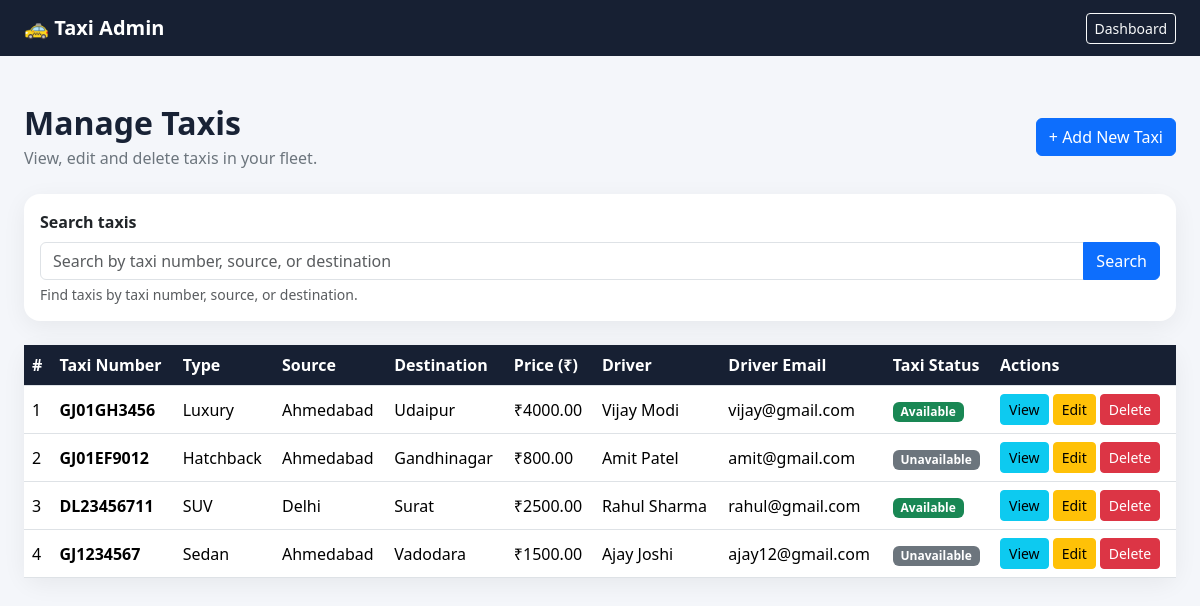
The app's page /taxis/ (signed in), older data.
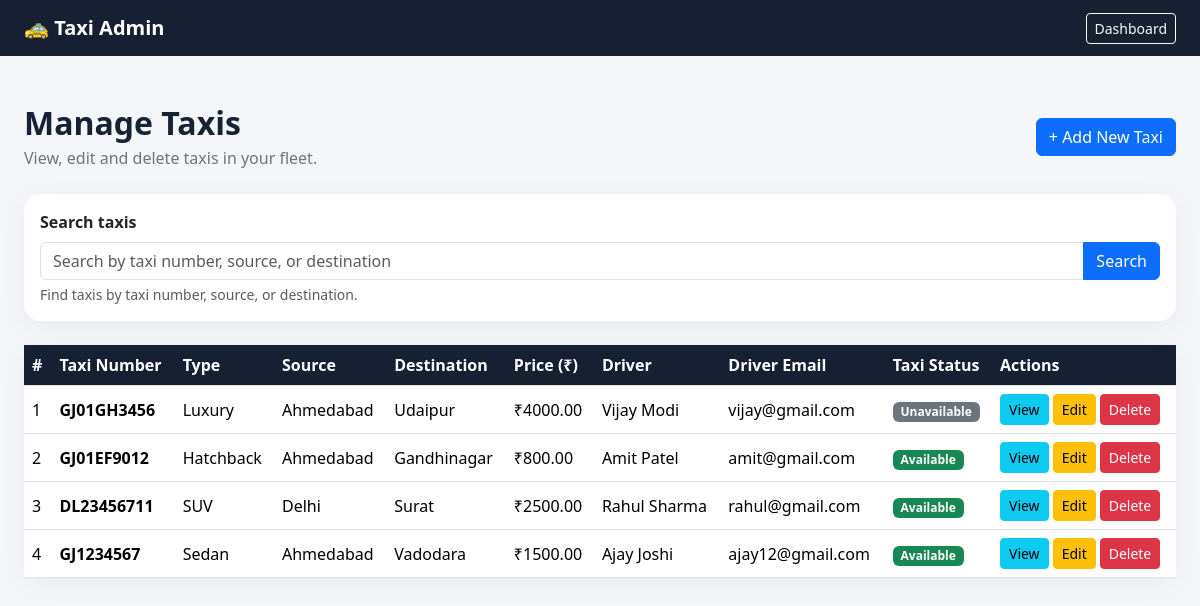
The same page, newer data.
### core/models.py (models this page shows, shortened)
class Taxi(models.Model):
    number = models.CharField(max_length=20, unique=True)
    type = models.CharField(max_length=50)
    source = models.CharField(max_length=100)
    destination = models.CharField(max_length=100)
    price = models.DecimalField(max_digits=10, decimal_places=2)
    availability = models.BooleanField(default=True)
    driver = models.ForeignKey(
        Driver,
        on_delete=models.CASCADE,
        related_name='taxis',
    )

class Driver(models.Model):
    name = models.CharField(max_length=100)
    email = models.EmailField(unique=True)
    license_number = models.CharField(
        max_length=50,
        unique=True
    )
    mobile = models.CharField(max_length=15)
    taxi_number = models.CharField(max_length=20, blank=True)
    password = models.CharField(max_length=128)

### core/views.py (the view)
@user_passes_test(
    lambda user: user.is_authenticated and user.is_staff,
    login_url='admin_login',
)
def admin_taxi_list(request):
    taxis = Taxi.objects.select_related('driver').order_by('-id')
    search_form = TaxiSearchForm(request.GET)
    search_form.is_valid()
    search_query = search_form.cleaned_data['q']
    if search_query:
        taxis = taxis.filter(
            Q(number__icontains=search_query)
            | Q(source__icontains=search_query)
            | Q(destination__icontains=search_query),
        )
    return render(
        request,
        'core/admin_taxi_list.html',
        {
            'taxis': taxis,
            'search_form': search_form,
            'search_query': search_query,
        },
    )

### core/forms.py
class TaxiSearchForm(forms.Form):
    q = forms.CharField(
        label='Search taxis',
        required=False,
        strip=True,
        widget=forms.SearchInput(attrs={
            'class': 'form-control',
            'placeholder': 'Search by taxi number, source, or destination',
            'aria-describedby': 'taxi-search-help',
        }),
    )

### core/templates/core/admin_taxi_list.html (shortened to what the changed rows need)
<!DOCTYPE html>
<html lang="en">
<head>
    <link href="https://cdn.jsdelivr.net/npm/bootstrap@5.3.3/dist/css/bootstrap.min.css"
          rel="stylesheet">
</head>
<body>
<main class="container-fluid px-3 px-lg-4 py-5">
    <div class="d-flex justify-content-between align-items-center
                flex-wrap gap-3 mb-4">
        <div>
            <h1 class="h2 fw-bold mb-1">Manage Taxis</h1>
        </div>
    </div>
    <div class="card page-card">
        <div class="card-body p-0">
            <div class="table-responsive">
                <table class="table table-hover mb-0">
                    <thead>
                        <tr>
                            <th>#</th>
                            <th>Taxi Number</th>
                            <th>Type</th>
                            <th>Source</th>
                            <th>Destination</th>
                            <th>Price (₹)</th>
                            <th>Driver</th>
                            <th>Driver Email</th>
                            <th>Taxi Status</th>
                            <th>Actions</th>
                        </tr>
                    </thead>
                    <tbody>
                        {% for taxi in taxis %}
                        <tr>
                            <td>{{ forloop.counter }}</td>
                            <td class="fw-semibold">{{ taxi.number }}</td>
                            <td>{{ taxi.type }}</td>
                            <td>{{ taxi.source }}</td>
                            <td>{{ taxi.destination }}</td>
                            <td>₹{{ taxi.price|floatformat:2 }}</td>
                            <td>
                                {% if taxi.driver %}
                                    {{ taxi.driver.name }}
                                {% else %}
                                    Not assigned
                                {% endif %}
                            </td>
                            <td>
                                {% if taxi.driver %}
                                    {{ taxi.driver.email|default:"—" }}
                                {% else %}
                                    —
                                {% endif %}
                            </td>
                            <td>
                                {% if taxi.availability %}
                                    <span class="badge bg-success">
                                        Available
                                    </span>
                                {% else %}
                                    <span class="badge bg-secondary">
                                        Unavailable
                                    </span>
                                {% endif %}
                            </td>
                            <td>
                                <div class="d-flex gap-1">
                                    <a href="{% url 'admin_taxi_detail' taxi.id %}"
                                       class="btn btn-sm btn-info">
                                        View
                                    </a>
                                    <a href="{% url 'admin_taxi_edit' taxi.id %}"
                                       class="btn btn-sm btn-warning">
                                        Edit
                                    </a>
                                    <a href="{% url 'admin_taxi_delete' taxi.id %}"
                                       class="btn btn-sm btn-danger">
                                        Delete
                                    </a>
                                </div>
                            </td>
                        </tr>
                        {% endfor %}
                    </tbody>
                </table>
            </div>
        </div>
    </div>
</main>
</body>
</html>

Row changes from the older to the newer data that the page shows:
changed Taxi "GJ01GH3456": availability "Available" → "Unavailable"
changed Taxi "GJ01EF9012": availability "Unavailable" → "Available"
changed Taxi "GJ1234567": availability "Unavailable" → "Available"
